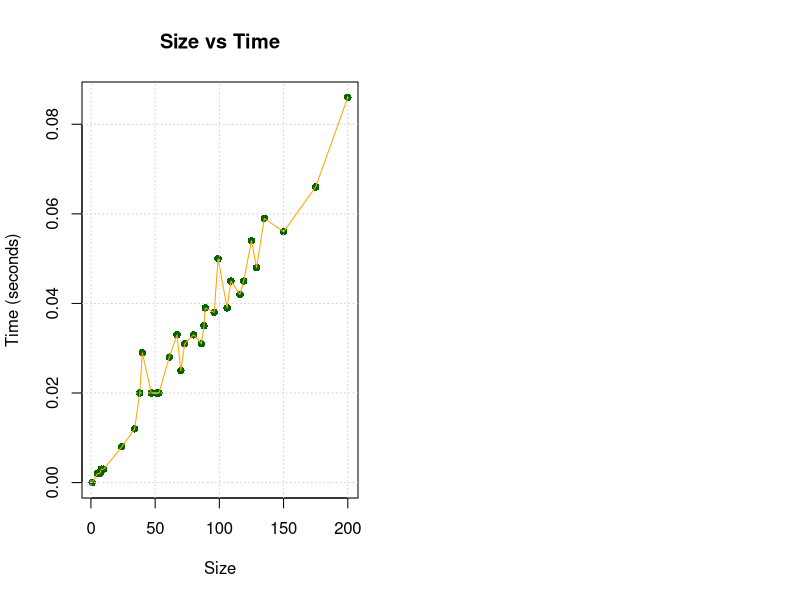

The R source for this figure: (Note: this script raises an error after producing the figure.)
sizes <- c(1, 1, 5, 7, 8, 10, 24, 34, 38, 40, 47, 51, 53, 61, 67, 70, 73, 80, 86, 88, 89, 96, 99, 106, 109, 116, 119, 125, 129, 135, 150, 175, 200)
times <- c(0, 0, 0.002, 0.002, 0.003, 0.003, 0.008, 0.012, 0.02, 0.029, 0.02, 0.02, 0.02, 0.028, 0.033, 0.025, 0.031, 0.033, 0.031, 0.035, 0.039, 0.038, 0.05, 0.039, 0.045, 0.042, 0.045, 0.054, 0.048, 0.059, 0.056, 0.066, 0.086)

par(mfrow = c(1, 2))

plot(sizes, times, main="Size vs Time", xlab="Size", ylab="Time (seconds)", pch=16, col="darkgreen")
lines(sizes, times, col="orange", type="l")
grid()

plot(x, y, main="n * log(n)", xlab="x", ylab="y", type="l", col="blue", lwd=2)
grid()

par(mfrow = c(1, 1))
